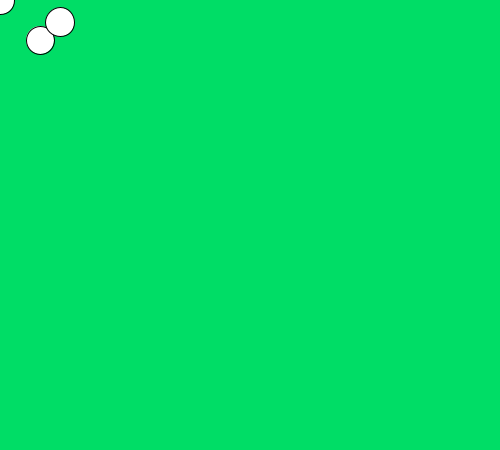
Frame 1 (no input)
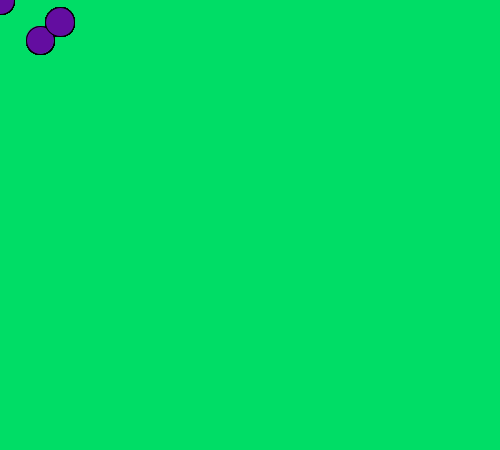
Frame 60 (the mouse pressed at the canvas centre just before this capture)
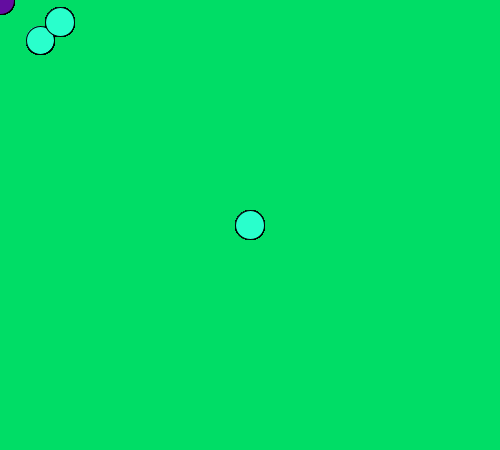
Frame 120 (the mouse held since frame 60 and released just before this capture)

The Processing sketch that drew these frames (run headless with seeded random() and noise(); from frame 60 on, the mouse is pressed at the canvas centre):

// Processing sketch: Day2
// ── Day2.pde
void setup()
{
  size(500, 450);
  background(0, 221, 102);
}
void draw()
{
  ellipse (mouseX, mouseY, 29, 29);
  ellipse (40, 40, 28, 28);
  ellipse (60, 22, 29, 29);
  if (mousePressed)
  {
    fill(051, 255, 204);
  } else {
    fill(random(255),random(255),random(255));
  }
}
